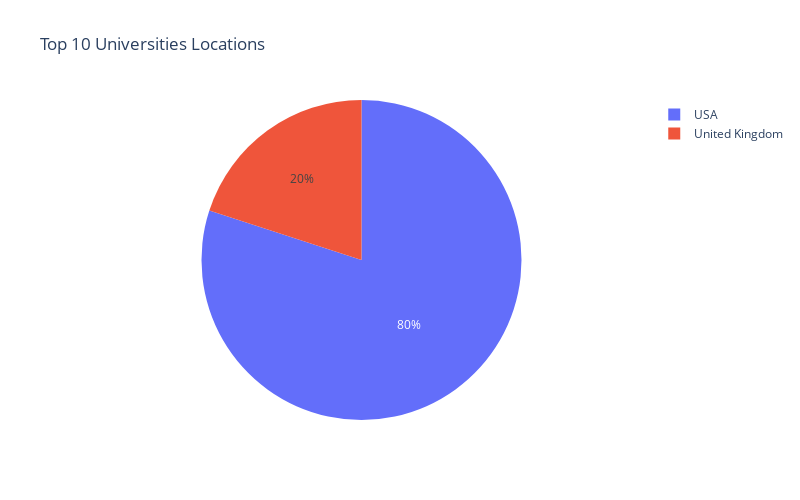

The notebook cell saved with this chart:
### Code cell
top10_df_sorted = top10_df.sort_values(by='World Rank', ascending=True)
top10_df_sorted = top10_df_sorted.value_counts('Location')

fig = px.pie(top10_df_sorted, values=top10_df_sorted.values, names=top10_df_sorted.index, title='Top 10 Universities Locations')
fig.update_layout(width=800, height=500)
fig.update_yaxes(dtick=10)

### Figure 1 — Plotly figure (JSON) as saved in the notebook; plotly's stock layout.template omitted (floating-point values rounded to 4 significant figures)
{"data": [{"domain": {"x": [0, 1], "y": [0, 1]}, "hovertemplate": "Location=%{label}<br>value=%{value}<extra></extra>", "labels": ["USA", "United Kingdom"], "legendgroup": "", "name": "", "showlegend": true, "type": "pie", "values": [8, 2]}], "layout": {"height": 500, "legend": {"tracegroupgap": 0}, "title": {"text": "Top 10 Universities Locations"}, "width": 800, "yaxis": {"dtick": 10}}}
